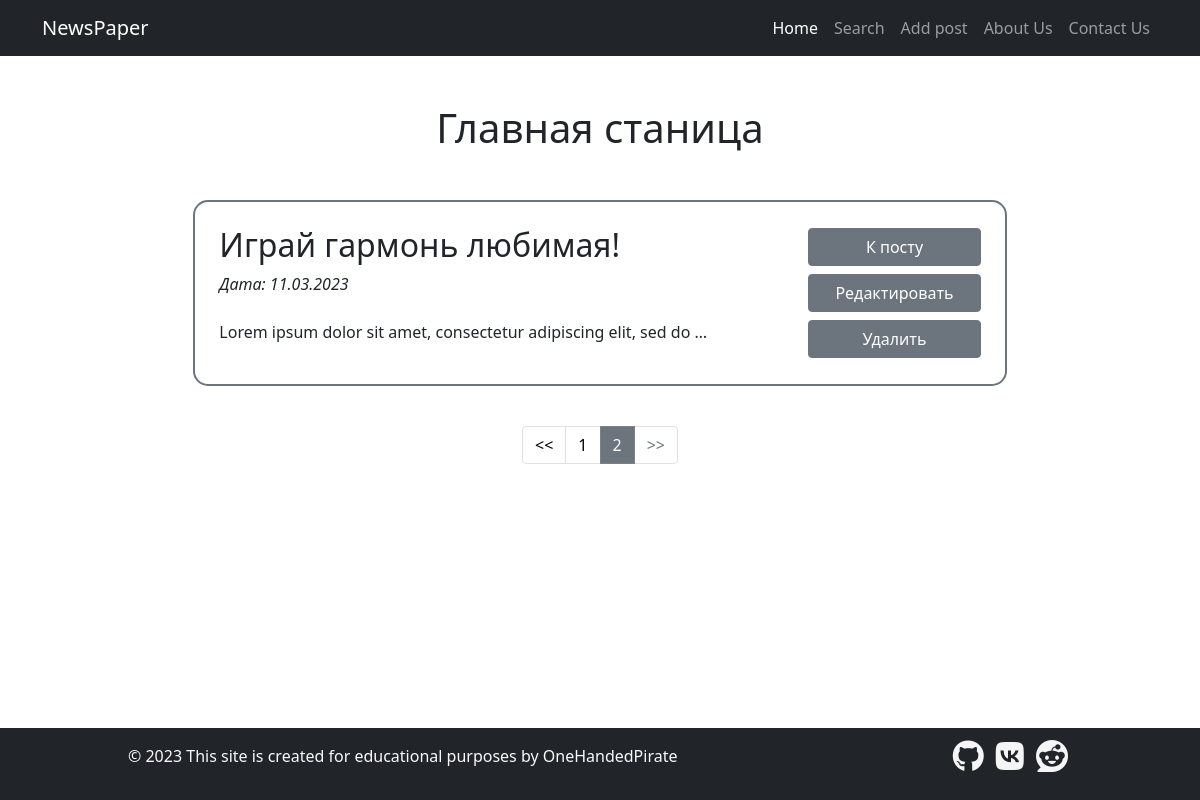
Screenshot of /news/?page=2 with the database file from the repository.
### news/models.py (models this page shows, shortened)
class Attitude:
    '''Миксин-класс для моделей с полем rating'''

class Post(models.Model, Attitude):
    author = models.ForeignKey(Author, on_delete=models.CASCADE)
    type = models.CharField(max_length=1,
                            choices=[('N', 'Новость'), ('A', 'Статья')],
                            default='A')
    publish_time = models.DateTimeField(auto_now_add=True)
    category = models.ManyToManyField(Category, through='PostCategory')
    title = models.CharField(max_length=150)
    text = models.TextField()
    rating = models.IntegerField(default=0)

### news/views.py (the view)
# urls.py: path('', News.as_view(), name='home'),
class News(ListView):
    model = Post
    template_name = 'news/news.html'
    context_object_name = 'news'
    queryset = Post.objects.order_by('-publish_time')
    extra_context = {'menu': menu}
    paginate_by = 10

### news/templatetags/news/custom_filters.py (called while the page is built)
@register.filter(name='censor')
def censor(value):
    banned_words = ['пьер', 'японии', 'париж', 'текст', 'олимпийск']
    original_text = value.split()
    bad_words = []
    for indx, word in enumerate(value.lower().split()):
        for bad_word in banned_words:
            if bad_word in word:
                bad_words.append(indx)
    for bad_word in bad_words:
        original_text[bad_word] = '*нехорошее слово*'
    return ' '.join(original_text)

### news/templates/news/news.html (shortened to what this page needs)
{% extends 'news/default.html' %}
{% load news.custom_filters %}
{% block content %}
    <h1 class="mb-5">Главная станица</h1>
<div class="news-list mb-4">
{% for post in news %}
    {% include 'news/post_in_list.html' %}
{% endfor %}
</div>
{% endblock %}

### news/templates/news/post_in_list.html (shortened to what this page needs)
{% load news.custom_filters %}
<div class="container-fluid col-sm-12 col-lg-10 rounded-5 border border-2 border-secondary p-4 mt-3 mb-3" style="border-radius: 15px">
    <div class="row justify-content-between">
        <div class="text-start col-8">
            <h2>{{ post.title | censor}}</h2>
            <p class="fst-italic">Дата: {{ post.publish_time|date:'d.m.Y'}}</p>
            <p class="mt-4">{{ post.text | truncatewords:10 | censor}}</p>
        </div>
            <div class="text-end col-3 d-flex flex-column align-items-end justify-content-center">
                <div class="w-100">
                    <a class="btn btn-secondary btn-block w-100" href="{% url 'post' post.pk %}">К посту</a>
                </div>
                <div class="w-100">
                    <a class="btn btn-secondary btn-block w-100 mb-2 mt-2" href="{% url 'post_update' post.pk %}">Редактировать</a>
                </div>
                <div class="w-100">
                    <button type="button" class="btn btn-secondary btn-block w-100" data-bs-toggle="modal" data-bs-target="#deleteModal{{ post.pk }}">Удалить</button>
                </div>
            </div>
    </div>
</div>

### rows the page displays
Post: title|censor "Играй гармонь любимая!", publish_time "11.03.2023", text|censor "Lorem ipsum dolor sit amet, consectetur adipiscing elit, sed do …"

### other values shown
{{ item.title }} "Home"
{{ item.title }} "Search" "Add post"
{{ item.title }} "About Us" "Contact Us"
{{ num }} "1"
{{ num }} "2"
